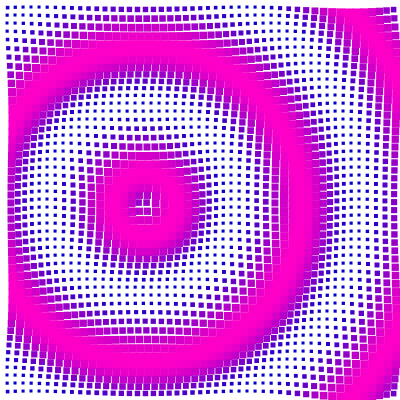
Frame 1 (no input)
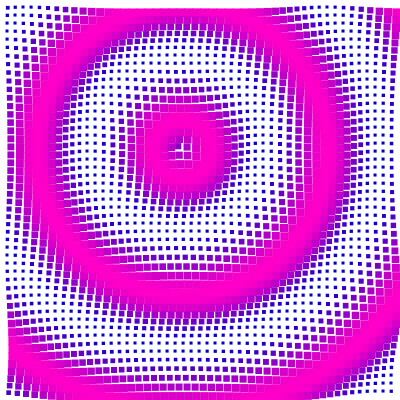
Frame 60 (no input)
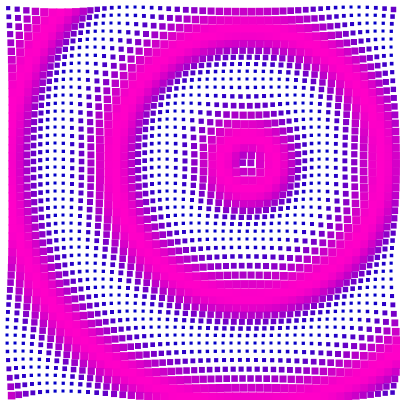
Frame 120 (the mouse pressed at the canvas centre since frame 60)

The p5.js sketch that drew these frames (run headless with seeded random() and noise() and a simulated clock; from frame 60 on, the mouse is pressed at the canvas centre):

// p5.js sketch
// ── sketch.js
// Generated by LiveScript 1.2.0
var px, dim, margin, pos, setup, draw, mousePressed;
px = 8;
dim = px * 48;
margin = px * 2;
pos = 0;
setup = function(){
  createCanvas(dim + margin, dim + margin);
  noStroke();
};
draw = function(){
  var algo, i$, step$, to$, x, j$, step1$, to1$, y, r, s, offset;
  clear();
  algo = function(max){
    var sX, sY, sZ;
    sX = cos(pos * 0.02) * 60;
    sY = sin(pos * 0.02) * 60;
    sZ = lerp(20, 10, abs(sin(pos * 0.0025)));
    return max / 2 + (max / 2) * sin(sqrt((x + sX - dim / 2.0) * (x + sX - dim / 2.0) + (y + sY - dim / 2.0) * (y + sY - dim / 2.0)) / sZ);
  };
  for (i$ = 0, to$ = dim, step$ = px; step$ < 0 ? i$ >= to$ : i$ <= to$; i$ += step$) {
    x = i$;
    for (j$ = 0, to1$ = dim, step1$ = px; step1$ < 0 ? j$ >= to1$ : j$ <= to1$; j$ += step1$) {
      y = j$;
      r = algo(256);
      s = algo(px - 2) + 3;
      offset = (px - s) / 2;
      fill(r, 0, 200);
      rect(x - offset + margin / 2, y - offset + margin / 2, s, s);
    }
  }
  pos++;
};
mousePressed = function(){
  noLoop();
};
